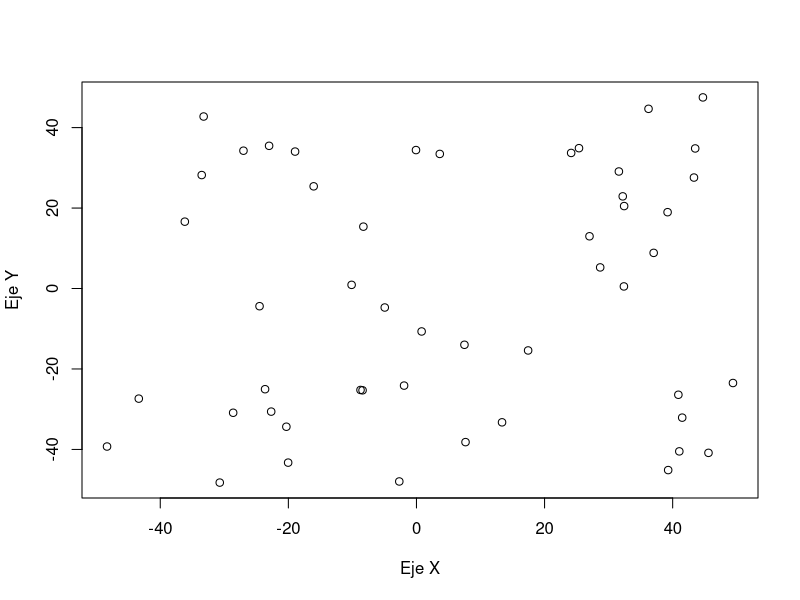
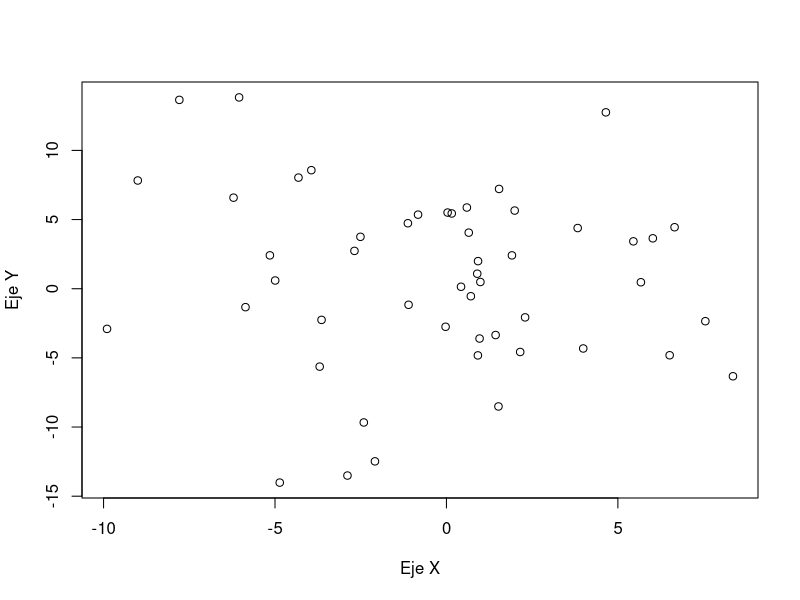
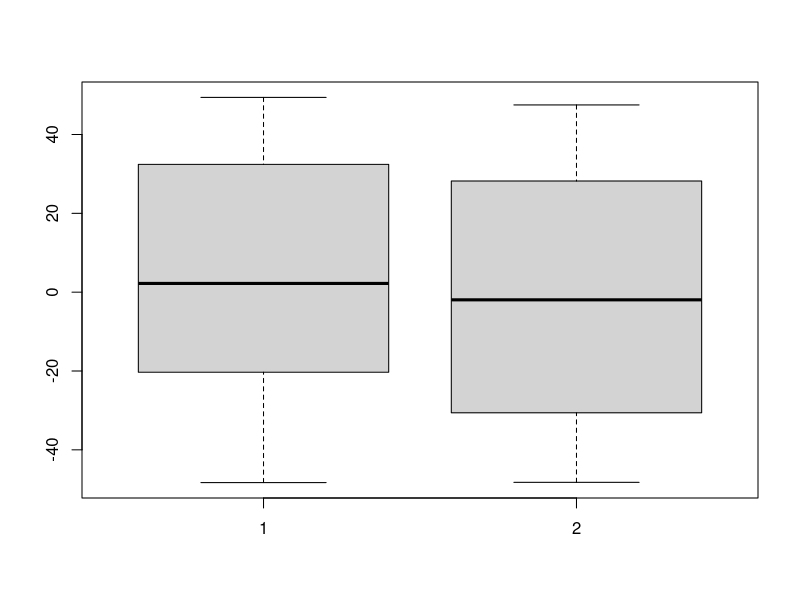
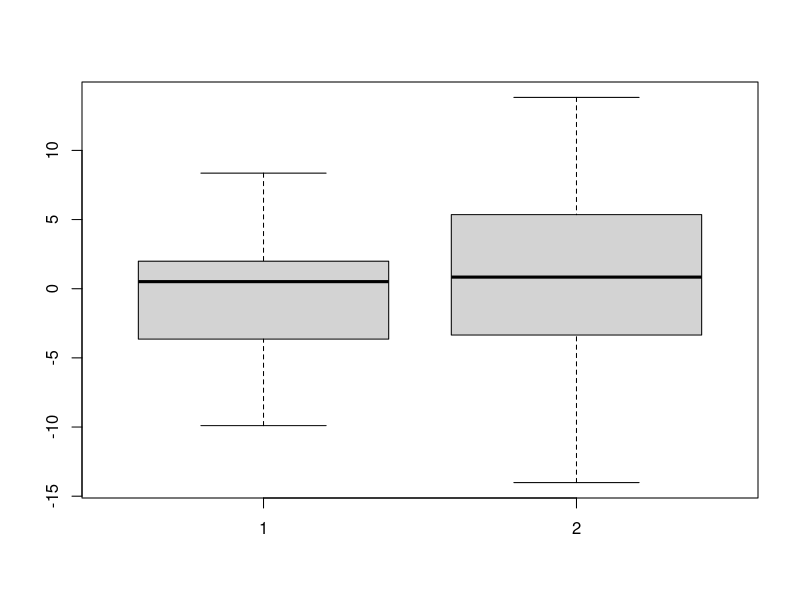
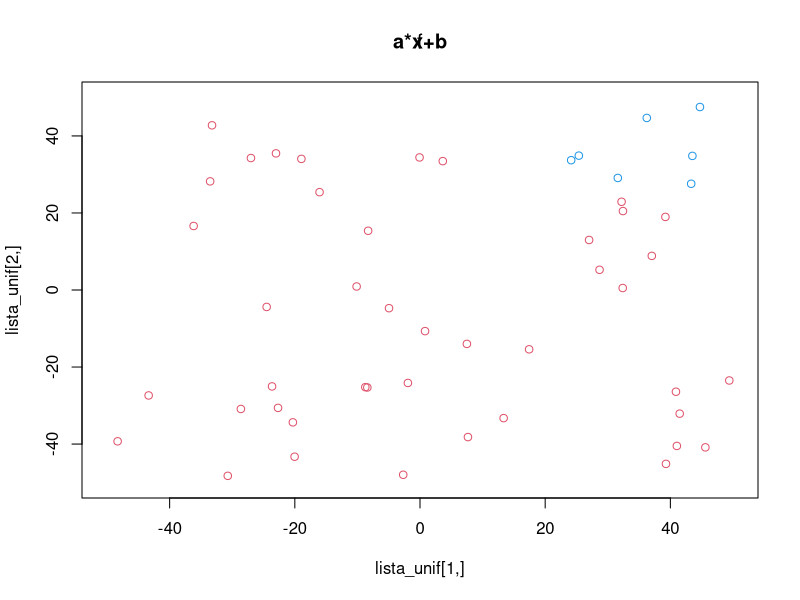
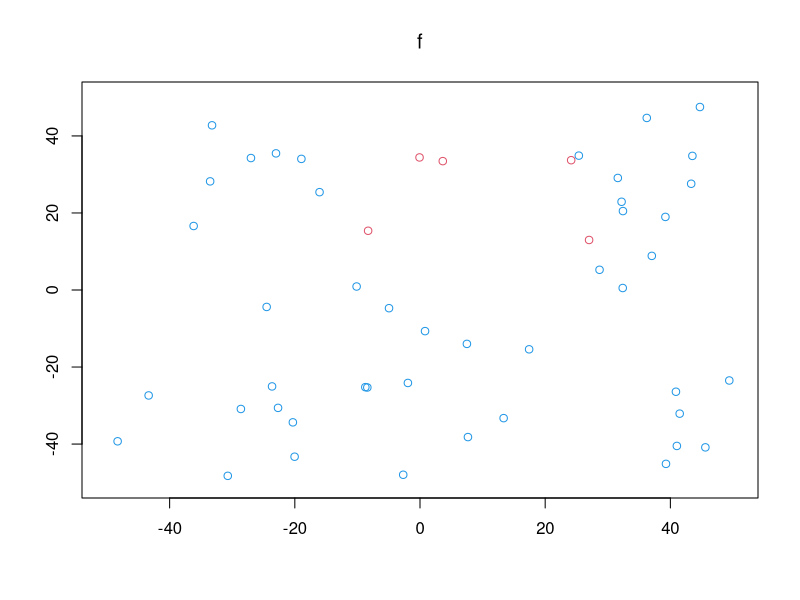
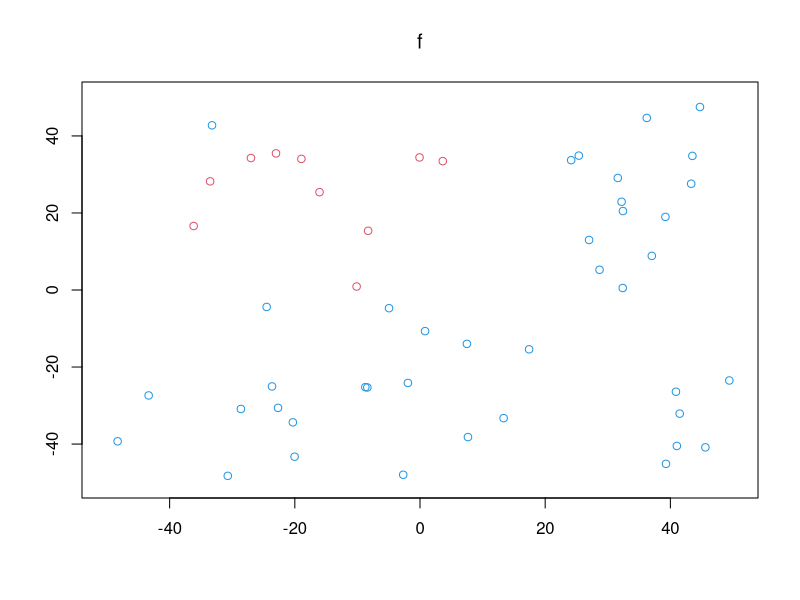
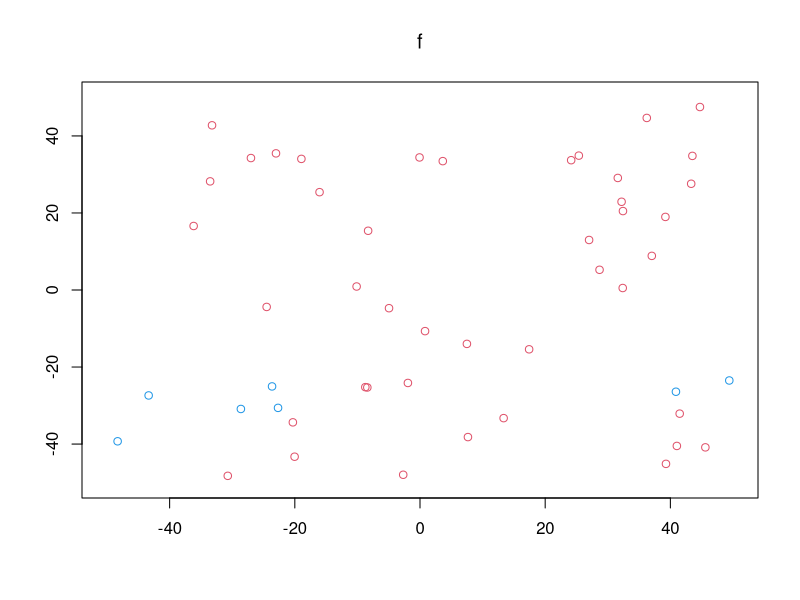

Write the R code that produced these figures, in order.
## ---- chunk 1
set.seed(3141592)
simula_unif <- function(N, dim, rango){
  lista <- matrix(runif(N*dim, min =  rango[1], max = rango[2]), dim, N)
  return(lista)
}
## ---- chunk 2
simula_gauss <- function(N, dim, sigma){
  lista <- matrix(rnorm(N*dim, sd = sigma), dim, N)
  return(lista)
}
## ---- chunk 3
lista_unif <- simula_unif(50, 2, c(-50, 50))
lista_gauss <- simula_gauss(50, 2, c(5,7))
## ---- chunk 4
plot(lista_unif[1,], lista_unif[2,], xlab="Eje X", ylab="Eje Y")
plot(lista_gauss[1,],lista_gauss[2,], xlab="Eje X", ylab="Eje Y")
## ---- chunk 5
boxplot(lista_unif[1,],lista_unif[2,])
boxplot(lista_gauss[1,],lista_gauss[2,])

## ---- chunk 6
simula_recta <- function(intervalo){
  puntos <- simula_unif(2,2,intervalo)
  a <- (puntos[2,2]-puntos[2,1])/(puntos[1,2]-puntos[1,1])
  b <- puntos[2,1] - a * puntos[1,1]
  return(c(a,b))
}
## ---- chunk 7
intervalo = c(-50, 50)
coefs <- simula_recta(intervalo)
a <- coefs[1]
b <- coefs[2]

f <- function(X){
  return(X[2] - a*X[1] -b)
}


etiqueta = apply(lista_unif, 2, function(X) sign(f(X)))


draw_function <- function(interval_x, interval_y, f, levels = 0, col = 0, add = FALSE){
  x <- seq(interval_x[1],interval_x[2],length=1000)
  y <- seq(interval_y[1],interval_y[2],length=1000)
  z <- outer(x,y, f)

  contour(x,y,z, levels=0, main=expression(f), col = col, add = add)
}


draw_function(c(-50,50), c(-50,50),function(x,y) return(y - a*x -b))
title(main="a*x+b", ylab = "lista_unif[2,]", xlab = "lista_unif[1,]")
points(lista_unif[1,], lista_unif[2,], col = (etiqueta+3))
## ---- chunk 8
f_1 <- function(X){
  return((X[1] - 10)^2 + (X[2] - 20)^2 - 400)
}

etiqueta_1 = apply(lista_unif, 2, function(X) sign(f_1(X)))

draw_function(c(-50,50), c(-50,50), function(x,y) (x - 10)^2 + (y - 20)^2 - 400)
points(lista_unif[1,], lista_unif[2,], col = (etiqueta_1+3))
## ---- chunk 9
f_2 <- function(X){
  return(0.5*(X[1] + 10)^2 + (X[2] - 20)^2 - 400)
}

etiqueta_2 = apply(lista_unif, 2, function(X) sign(f_2(X)))

draw_function(c(-50,50), c(-50,50),function(x,y) 0.5*(x + 10)^2 + (y - 20)^2 - 400)
points(lista_unif[1,], lista_unif[2,], col = (etiqueta_2+3))
## ---- chunk 10
f_3 <- function(X){
  return(0.5*(X[1] - 10)^2 - (X[2] + 20)^2 - 400)
}

etiqueta_3 = apply(lista_unif, 2, function(X) sign(f_3(X)))

draw_function(c(-50,50), c(-50,50), function(x,y) 0.5*(x - 10)^2 - (y + 20)^2 - 400)
points(lista_unif[1,], lista_unif[2,], col = (etiqueta_3+3))
## ---- chunk 11
f_4 <- function(X){
  return(X[2] - 20*X[1]^2- 5*X[1] + 3)
}

etiqueta_4 = apply(lista_unif, 2, function(X) sign(f_4(X)))

draw_function(c(-50,50), c(-50,50),function(x,y) y - 20*x^2 - 5*x + 3)
points(lista_unif[1,], lista_unif[2,], col = (etiqueta_4+3))
## ---- chunk 12
modify_rnd_bool_subvector <- function(v, perc = 0.1){
  mod_v <- v

  if( length(which(v == 1)) >= 10){
    to_change <- sample(which(v == 1), 0.1*length(which(v == 1)) )
    mod_v[to_change] = -1
  }

  if( length(which(v == -1)) >= 10){
    to_change <- sample(which(v == -1), 0.1*length(which(v == -1)) )
    mod_v[to_change] = 1
  }

  return(mod_v)
}
## ---- chunk 13
etiqueta_mod <- modify_rnd_bool_subvector(etiqueta)

draw_function(c(-50,50), c(-50,50), function(x,y) y-a*x-b)
points(lista_unif[1,], lista_unif[2,], col = (etiqueta_mod+3))
## ---- chunk 14
etiqueta_mod_1 <- modify_rnd_bool_subvector(etiqueta_1)

draw_function(c(-50,50), c(-50,50),function(x,y) (x - 10)^2 + (y - 20)^2 - 400)
points(lista_unif[1,], lista_unif[2,], col = (etiqueta_mod_1+3))
## ---- chunk 15
etiqueta_mod_2 <- modify_rnd_bool_subvector(etiqueta_2)

draw_function(c(-50,50), c(-50,50),function(x,y) 0.5*(x + 10)^2 + (y - 20)^2 - 400)
points(lista_unif[1,], lista_unif[2,], col = (etiqueta_mod_2+3))
## ---- chunk 16
etiqueta_mod_3 <- modify_rnd_bool_subvector(etiqueta_3)

draw_function(c(-50,50), c(-50,50),function(x,y) 0.5*(x - 10)^2 - (y + 20)^2 - 400)
points(lista_unif[1,etiqueta_mod_3==1], lista_unif[2,etiqueta_mod_3==1])
points(lista_unif[1,], lista_unif[2,], col = (etiqueta_mod_3+3))
## ---- chunk 17
etiqueta_mod_4 <- modify_rnd_bool_subvector(etiqueta_4)

draw_function(c(-50,50), c(-50,50),function(x,y) y - 20*x^2 - 5*x + 3)
points(lista_unif[1,], lista_unif[2,], col = (etiqueta_mod_4+3))
## ---- chunk 18

ajusta_PLA <- function(datos, label, max_iter, vini, draw_iterations = FALSE, col = 0){
  sol <- vini
  iter <- 0
  changed <- TRUE

  while ( iter < max_iter && changed){

    changed <- FALSE
    for( inner_iter in 1:ncol(datos) ){
      x <- c(datos[,inner_iter],1)

      if( sign(crossprod(x,sol)) != label[inner_iter]){
        sol <- sol + label[inner_iter] * x
        changed <- TRUE
      }
    }
    if(draw_iterations){
      if(iter < 10) name = paste('000', iter, 'plot.png', sep='')
      else if(iter < 100) name = paste('00', iter, 'plot.png', sep='')
      else name = paste('0', iter, 'plot.png', sep='')
      png(name)
      draw_function(c(-50,50), c(-50,50), function(x,y) y +sol[1]/sol[2]*x 
                    +sol[3]/sol[2], col = 4)
      points(lista_unif[1,], lista_unif[2,], col = (label+3))
      dev.off()
    }
    iter <- iter+1
  }
  sol <- sol/sol[length(sol)-1]

  return( list( hiperplane = sol, iterations = iter))
}

sol_pla <- ajusta_PLA(lista_unif,etiqueta, 7000,rep(0,3))$hiperplane
## ---- chunk 19
draw_function(c(-50,50), c(-50,50), function(x,y) y+sol_pla[1]*x+sol_pla[3], col = 4)
points(lista_unif[1,], lista_unif[2,], col = (etiqueta+3))
abline(b, a, col=3)
## ---- chunk 20
iterations <- numeric()
length(iterations) <- 10

iterations[1] <- ajusta_PLA(lista_unif,etiqueta, 10000,rep(0,3))$iterations

for(i in 2:10){
  v_ini <- runif(3)
  iterations[i] <- ajusta_PLA(lista_unif,etiqueta, 10000, v_ini)$iterations
}

print(c("Media de iteraciones ", mean(iterations)))
## ---- chunk 21
count_errors <- function(f, datos, label){
  #Conteo de errores
  signes <- apply(datos, 2, function(x) return(sign(f(c(x,1)))))
  v <- signes != label
  return(length(v[v]))
}
## ---- chunk 22
hiperplane_to_function <- function( vec ){
  f <- function(x){
    return( crossprod(vec,x) )
  }

  return(f)
}
## ---- chunk 23
sol <- ajusta_PLA(lista_unif,etiqueta_mod, 10,rep(0,3))$hiperplane
count_errors(hiperplane_to_function(sol), lista_unif, etiqueta_mod )

sol <- ajusta_PLA(lista_unif,etiqueta_mod, 100,rep(0,3))$hiperplane
count_errors(hiperplane_to_function(sol), lista_unif, etiqueta_mod )

sol <- ajusta_PLA(lista_unif,etiqueta_mod, 1000,rep(0,3))$hiperplane
count_errors(hiperplane_to_function(sol), lista_unif, etiqueta_mod )
## ---- chunk 24
sol <- ajusta_PLA(lista_unif,etiqueta_mod_1, 10,rep(0,3))$hiperplane
count_errors(hiperplane_to_function(sol), lista_unif, etiqueta_mod )

sol <- ajusta_PLA(lista_unif,etiqueta_mod_1, 100,rep(0,3))$hiperplane
count_errors(hiperplane_to_function(sol), lista_unif, etiqueta_mod )

sol <- ajusta_PLA(lista_unif,etiqueta_mod_1, 1000,rep(0,3))$hiperplane
count_errors(hiperplane_to_function(sol), lista_unif, etiqueta_mod )
## ---- chunk 25
ajusta_PLA_MOD <- function(datos, label, max_iter, vini, draw_iterations = FALSE){
  sol <- vini
  iter <- 0
  changed <- TRUE
  current_sol <- sol

  while ( iter < max_iter && changed){
    current_errors <- count_errors(hiperplane_to_function(sol), datos, label )
    changed <- FALSE
    
    for( inner_iter in 1:ncol(datos) ){
      x <- c(datos[,inner_iter],1)

      if( sign(crossprod(x,current_sol)) != label[inner_iter]){
        current_sol <- current_sol + label[inner_iter] * x
        changed <- TRUE
      }
    }
    
    if(draw_iterations){
      if(iter < 10) name = paste('000', iter, 'plot.png', sep='')
      else if(iter < 100) name = paste('00', iter, 'plot.png', sep='')
      else name = paste('0', iter, 'plot.png', sep='')
      png(name)
      draw_function(c(-50,50), c(-50,50), 
                    function(x,y) y +sol[1]/sol[2]*x +sol[3]/sol[2], col = 4)
      draw_function(c(-50,50), c(-50,50), 
                    function(x,y) y +current_sol[1]/current_sol[2]*x +current_sol[3]/current_sol[2], col = 5, add=TRUE)
      points(lista_unif[1,], lista_unif[2,], col = (label+3))
      dev.off()
    }
    
    if( current_errors >= count_errors(hiperplane_to_function(current_sol),
                                       datos, label )){
      sol <- current_sol
    }
    
    iter <- iter+1
  }
  sol <- sol/sol[length(sol)-1]

  return( list( hiperplane = sol, iterations = iter))
}
## ---- chunk 26
sol_cuadratic_1 <- ajusta_PLA_MOD(lista_unif, etiqueta_1, 1000, rep(0,3))$hiperplane

draw_function(c(-50,50), c(-50,50), function(x,y)
  y +sol_cuadratic_1[1]*x +sol_cuadratic_1[3], col = 4)
points(lista_unif[1,], lista_unif[2,], col = (etiqueta_1+3))
## ---- chunk 27
sol_cuadratic_2 <- ajusta_PLA_MOD(lista_unif, etiqueta_2, 1000, rep(0,3))$hiperplane

draw_function(c(-50,50), c(-50,50), function(x,y)
  y +sol_cuadratic_2[1]*x +sol_cuadratic_2[3], col = 4)
points(lista_unif[1,], lista_unif[2,], col = (etiqueta_2+3))
## ---- chunk 28
sol_cuadratic_3 <- ajusta_PLA_MOD(lista_unif, etiqueta_3, 1000, rep(0,3))$hiperplane

draw_function(c(-50,50), c(-50,50), function(x,y)
  y +sol_cuadratic_3[1]*x +sol_cuadratic_3[3], col = 4)
points(lista_unif[1,], lista_unif[2,], col = (etiqueta_3+3))
## ---- chunk 29
sol_cuadratic_4 <- ajusta_PLA_MOD(lista_unif, etiqueta_3, 1000, rep(0,3))$hiperplane

draw_function(c(-50,50), c(-50,50), function(x,y)
  y +sol_cuadratic_4[1]*x +sol_cuadratic_4[3], col = 4)
points(lista_unif[1,], lista_unif[2,], col = (etiqueta_4+3))
## ---- chunk 30
#sol <- ajusta_PLA(lista_unif,etiqueta, 1000,rep(0,3), TRUE)$hiperplane
#sol <- ajusta_PLA(lista_unif,etiqueta_mod, 1000,rep(0,3), TRUE)$hiperplane
#sol <- ajusta_PLA_MOD(lista_unif,etiqueta_mod, 1000,rep(0,3), TRUE)$hiperplane
